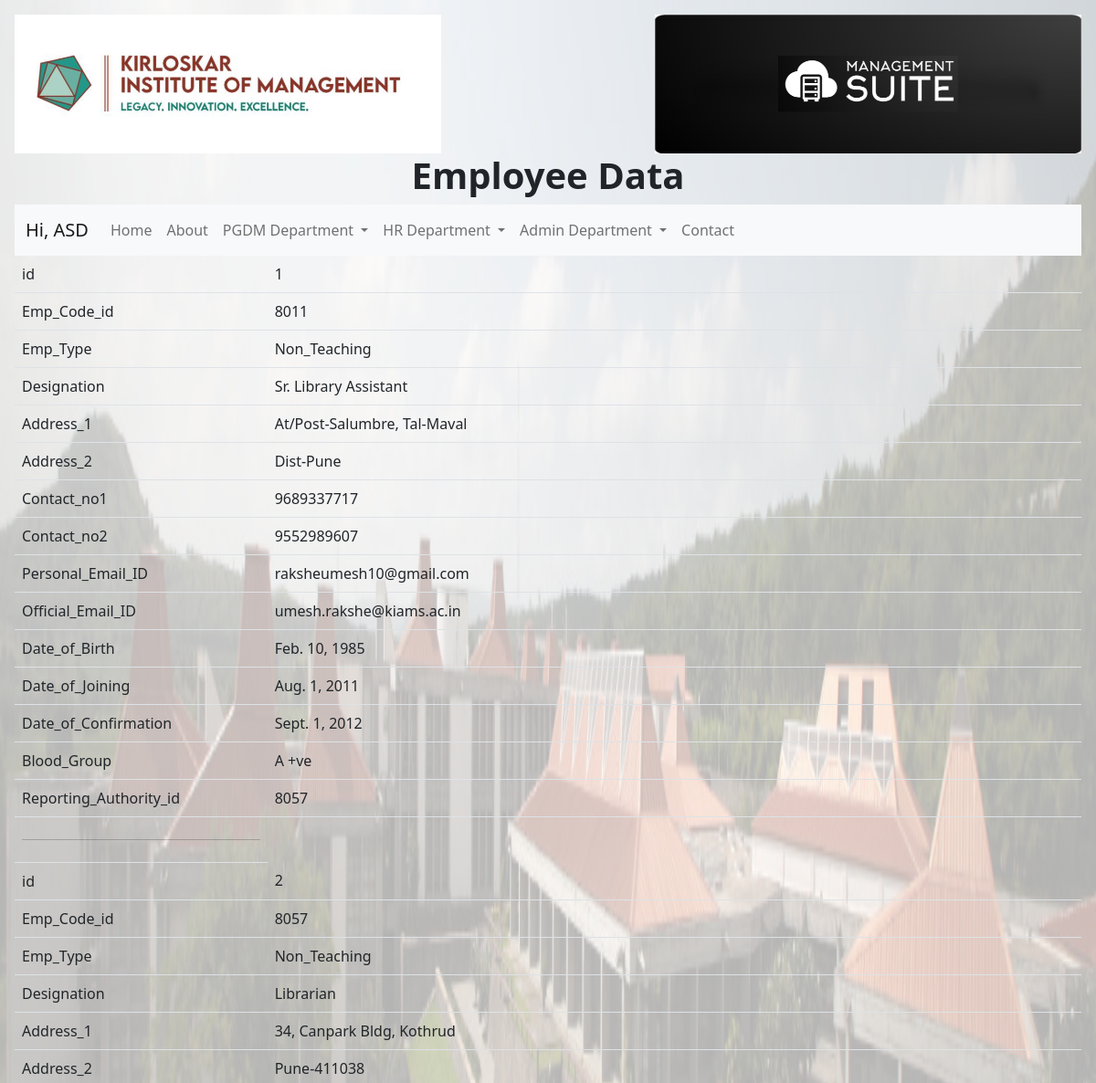
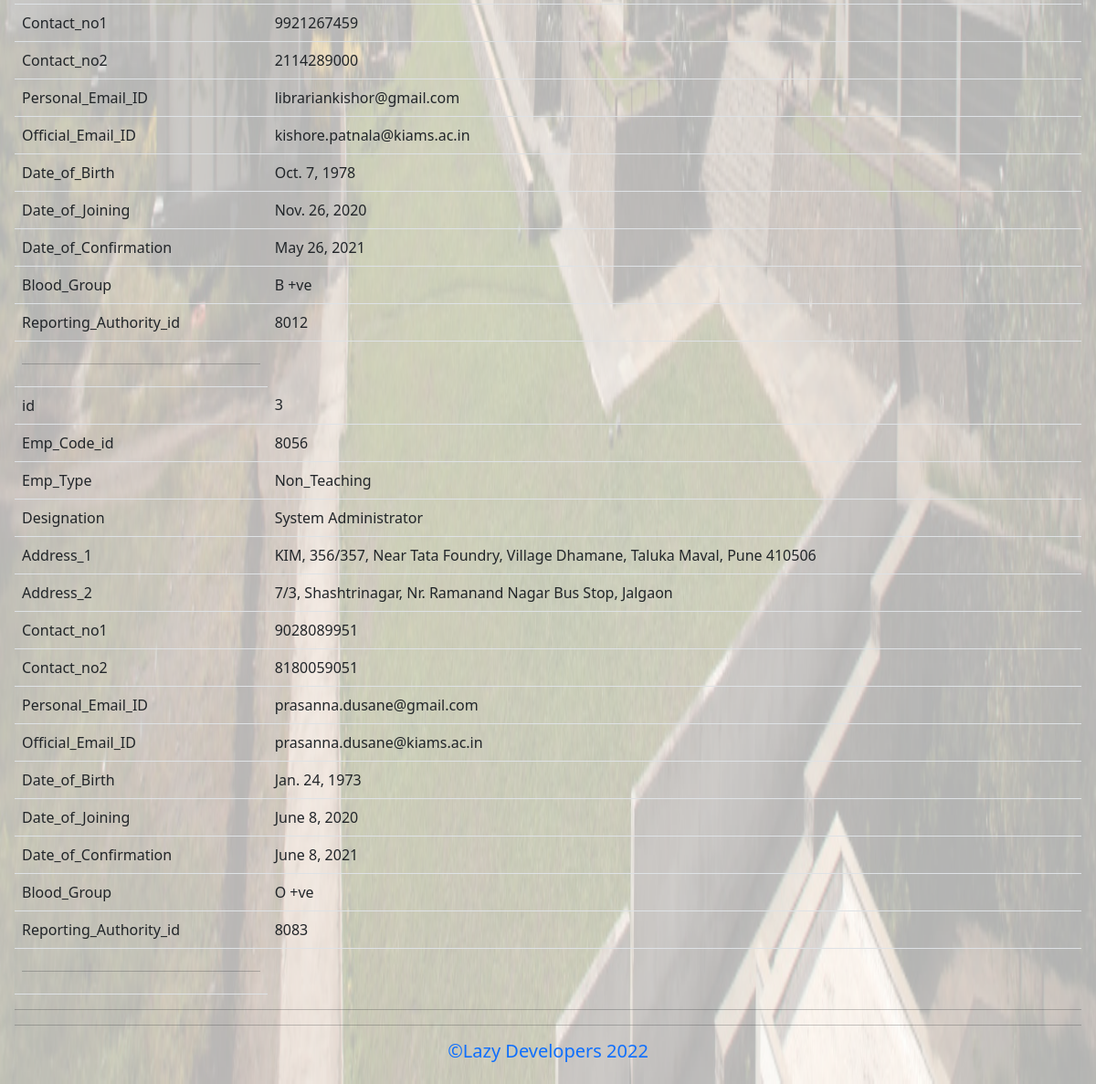
/Employees_details/, run on the app's committed database (2 pictures, top to bottom).
### HR_Department/models.py (models this page shows)
class Employee_Data(models.Model):
    Emp_Code = models.ForeignKey(Reporting_Officer, on_delete=models.CASCADE)
    Emp_type = models.TextChoices('Emp_type', 'Teaching Non_Teaching')
    Emp_Type = models.CharField(max_length=15, choices=Emp_type.choices, default="Non_Teaching")
    Designation = models.CharField(max_length=25)
    Address_1 = models.CharField(max_length=300)
    Address_2 = models.CharField(max_length=300)
    Contact_no1 = models.BigIntegerField()
    Contact_no2 = models.BigIntegerField()
    Personal_Email_ID =  models.EmailField()
    Official_Email_ID =  models.EmailField()
    Date_of_Birth = models.DateField()
    Date_of_Joining = models.DateField()
    Date_of_Confirmation = models.DateField()
    Blood_Group = models.CharField(max_length=6, choices=Blood_group, default="A +ve")
    Reporting_Authority = models.ForeignKey(Reporting_Officer,related_name='Reporting_Authority', on_delete=models.CASCADE, default='1111')

### HR_Department/views.py (the view)
# urls.py: path("Employees_details/", views.Employees_details, name="Employees_details"),
def Employees_details(request):
    title ="Employee Data"
    data = Employee_Data.objects.values()
    return render(request, "Studentdata/student.html" , {'data': data , 'title':title})

### Studentdata/templates/Studentdata/student.html (shortened to what this page needs)
{% extends "Studentdata/layout.html" %}
{% block heading %}
{{title}}{% endblock %}
{% block content %}
<table class="table">
    <tbody>
        {% for each in data %}
        {% for key,value in each.items %}
        <tr>
            <td>{{key}} </td><td>{{value}}</td>
        </tr>
        {%endfor%}
        <tr>
            <td>
                <hr>
            </td>
        </tr>
    {%endfor%}
    </tbody>
</table>
<hr>
{% endblock %}

### data on the page
Employee_Data: each "id" "Emp_Code_id" "Emp_Type" "Designation" "Address_1" "Address_2" "Contact_no1" "Contact_no2" "Personal_Email_ID" "Official_Email_ID" "Date_of_Birth" "Date_of_Joining" "Date_of_Confirmation" "Blood_Group" "Reporting_Authority_id", each "1" "8011" "Non_Teaching" "Sr. Library Assistant" "At/Post-Salumbre, Tal-Maval" "Dist-Pune" "9689337717" "9552989607" "raksheumesh10@gmail.com" "umesh.rakshe@kiams.ac.in" "Feb. 10, 1985" "Aug. 1, 2011" "Sept. 1, 2012" "A +ve" "8057"
Employee_Data: each "id" "Emp_Code_id" "Emp_Type" "Designation" "Address_1" "Address_2" "Contact_no1" "Contact_no2" "Personal_Email_ID" "Official_Email_ID" "Date_of_Birth" "Date_of_Joining" "Date_of_Confirmation" "Blood_Group" "Reporting_Authority_id", each "2" "8057" "Non_Teaching" "Librarian" "34, Canpark Bldg, Kothrud" "Pune-411038" "9921267459" "2114289000" "librariankishor@gmail.com" "kishore.patnala@kiams.ac.in" "Oct. 7, 1978" "Nov. 26, 2020" "May 26, 2021" "B +ve" "8012"
Employee_Data: each "id" "Emp_Code_id" "Emp_Type" "Designation" "Address_1" "Address_2" "Contact_no1" "Contact_no2" "Personal_Email_ID" "Official_Email_ID" "Date_of_Birth" "Date_of_Joining" "Date_of_Confirmation" "Blood_Group" "Reporting_Authority_id", each "3" "8056" "Non_Teaching" "System Administrator" "KIM, 356/357, Near Tata Foundry, Village Dhamane, Taluka Maval, Pune 410506" "7/3, Shashtrinagar, Nr. Ramanand Nagar Bus Stop, Jalgaon" "9028089951" "8180059051" "prasanna.dusane@gmail.com" "prasanna.dusane@kiams.ac.in" "Jan. 24, 1973" "June 8, 2020" "June 8, 2021" "O +ve" "8083"

### other printed values
{{ title }} "Employee Data"
